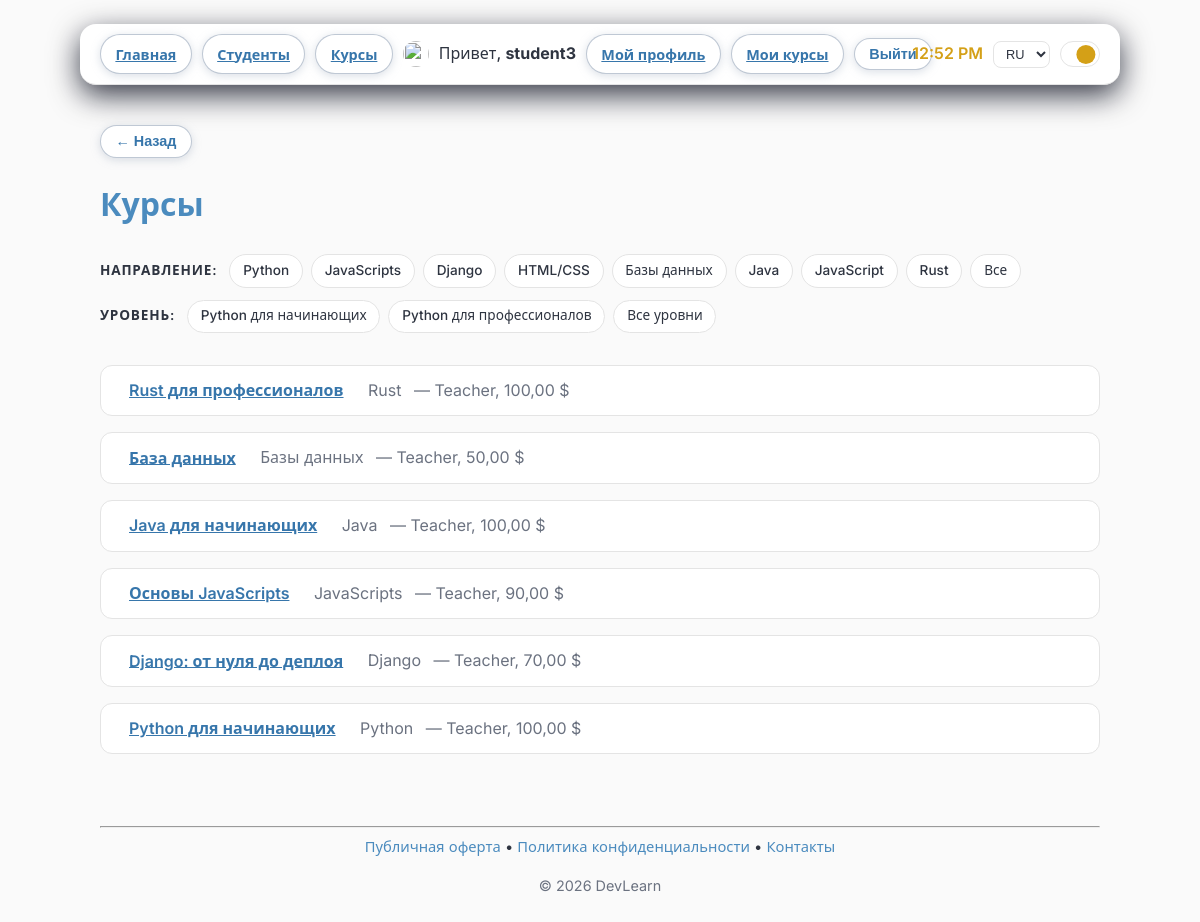
/ru/courses/ (signed in), run on an earlier commit of the app's database.
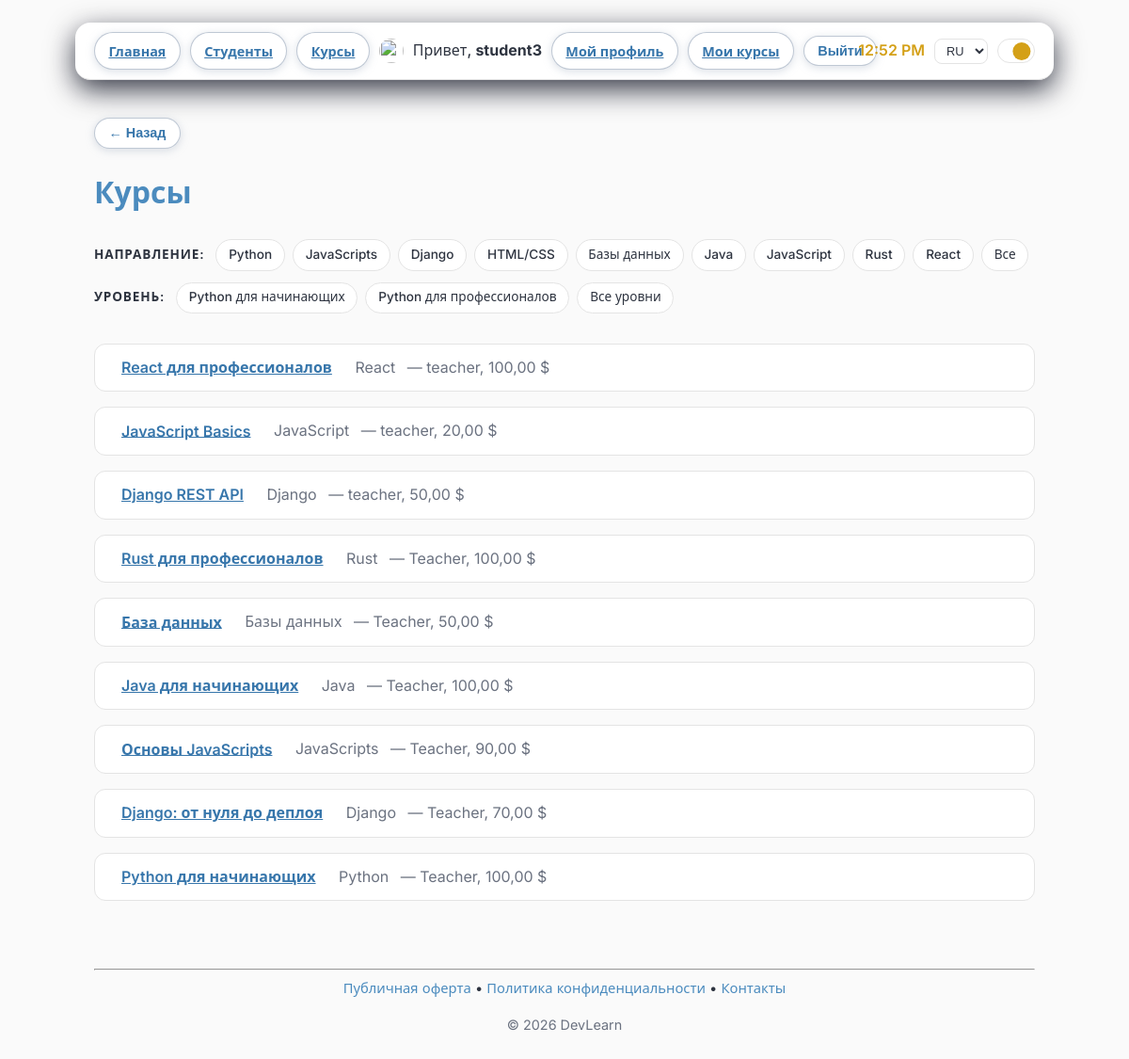
And on a later commit of the database.
### courses/models.py (models this page shows, shortened)
class Category(models.Model):
    name = models.CharField("Название", max_length=100)

class Course(models.Model):
    LEVEL_JUNIOR = "junior"
    LEVEL_PRO = "pro"
    LEVEL_CHOICES = [
        (LEVEL_JUNIOR, "Python для начинающих"),
        (LEVEL_PRO, "Python для профессионалов"),
    ]
    title = models.CharField("Название", max_length=100)
    description = models.TextField("Описание", blank=True)
    level = models.CharField(
        "Уровень",
        max_length=20,
        choices=LEVEL_CHOICES,
        default=LEVEL_JUNIOR,
    )
    category = models.ForeignKey(
        "Category",
        on_delete=models.SET_NULL,
        null=True,
        blank=True,
        related_name="courses",
        verbose_name="Категория",
    )
    author = models.ForeignKey(
        settings.AUTH_USER_MODEL,
        on_delete=models.CASCADE,
        related_name="authored_courses",
        verbose_name="Автор",
    )
    cover_image = models.ImageField(
        "Обложка курса",
        upload_to="courses/covers/",
        blank=True,
        null=True,
    )
    price = models.DecimalField(
        "Цена",
        max_digits=10,
        decimal_places=2,
        default=0,
    )
    is_active = models.BooleanField("Опубликован", default=True)
    created_at = models.DateTimeField(auto_now_add=True)
    class Meta:
        ordering = ["-created_at"]

### courses/views.py (the view)
# urls.py: path("", views.CourseListView.as_view(), name="course_list"),
class CourseListView(ListView):
    model = Course
    template_name = "courses/course_list.html"
    context_object_name = "courses"
    def get_queryset(self):
        qs = Course.objects.select_related("author", "category")
        cat = self.request.GET.get("category")
        if cat:
            qs = qs.filter(category_id=cat)
        level = self.request.GET.get("level")
        if level:
            qs = qs.filter(level=level)
        return qs
    def get_context_data(self, **kwargs):
        context = super().get_context_data(**kwargs)
        context["categories"] = Category.objects.all()
        return context

### users/context_processors.py (called while the page is built)
def user_role(request):
    is_teacher = False
    profile_avatar_url = None
    if request.user.is_authenticated:
        try:
            profile = request.user.profile
            is_teacher = profile.role == "teacher"
            if profile.avatar:
                profile_avatar_url = profile.avatar.url
        except Exception:
            pass
    can_upload_avatar = settings.DEBUG
    return {"is_teacher": is_teacher, "profile_avatar_url": profile_avatar_url, "can_upload_avatar": can_upload_avatar}

### courses/templates/courses/course_list.html (shortened to what this page needs)
{% extends "base.html" %}
{% load i18n %}
{% block content %}
<h1>{% trans "Курсы" %}</h1>
<div class="filters-block">
    {% if categories %}
    <div class="category-filters">
        <span class="filters-label">{% trans "Направление:" %}</span>
        {% for c in categories %}
            <a href="?category={{ c.id }}" class="btn-cat">{{ c.name }}</a>
        {% endfor %}
        <a href="{% url 'courses:course_list' %}" class="btn-cat">{% trans "Все" %}</a>
    </div>
    {% endif %}
    <div class="category-filters">
        <span class="filters-label">{% trans "Уровень:" %}</span>
        <a href="?level=junior" class="btn-cat">{% trans "Python для начинающих" %}</a>
        <a href="?level=pro" class="btn-cat">{% trans "Python для профессионалов" %}</a>
        <a href="{% url 'courses:course_list' %}" class="btn-cat">{% trans "Все уровни" %}</a>
    </div>
</div>
<ul class="course-list">
    {% for course in courses %}
    <li class="course-item">
        <a href="{% url 'courses:course_detail' course.pk %}" class="btn-course">{{ course.title }}</a>
        {% if course.category %}<em class="course-meta">{{ course.category.name }}</em>{% endif %}
        <span class="course-meta"> — {{ course.author.username }}, {{ course.price }} $</span>
    </li>
    {% empty %}
    <li>{% trans "Курсов пока нет." %}</li>
    {% endfor %}
</ul>
{% endblock %}

What changed in the data, as far as the page shows it:
added Category: name "React"
added Course: title "React для профессионалов", category.name "React", author.username "teacher", price "100,00"
added Course: title "JavaScript Basics", category.name "JavaScript", author.username "teacher", price "20,00"
added Course: title "Django REST API", category.name "Django", author.username "teacher", price "50,00"
